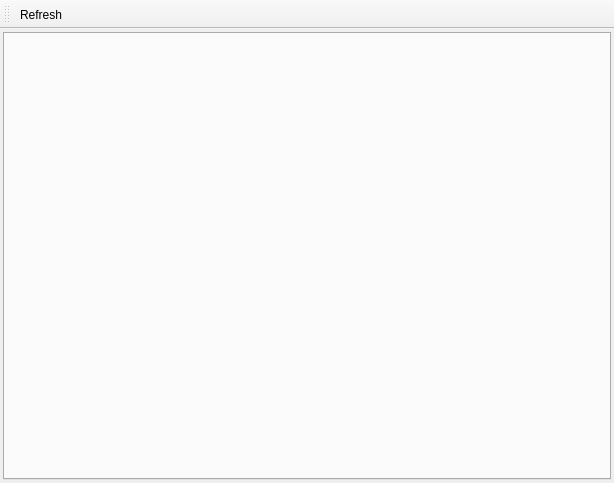
<?xml version="1.0" encoding="UTF-8"?>
<ui version="4.0">
 <class>ResourceBrowser</class>
 <widget class="QMainWindow" name="ResourceBrowser">
  <property name="geometry">
   <rect>
    <x>0</x>
    <y>0</y>
    <width>614</width>
    <height>483</height>
   </rect>
  </property>
  <property name="windowTitle">
   <string>ResourceBrowser</string>
  </property>
  <widget class="QWidget" name="centralWidget">
   <layout class="QHBoxLayout" name="horizontalLayout">
    <property name="spacing">
     <number>3</number>
    </property>
    <property name="leftMargin">
     <number>3</number>
    </property>
    <property name="topMargin">
     <number>3</number>
    </property>
    <property name="rightMargin">
     <number>3</number>
    </property>
    <property name="bottomMargin">
     <number>3</number>
    </property>
    <item>
     <widget class="QTabWidget" name="tabWidget">
      <property name="currentIndex">
       <number>-1</number>
      </property>
     </widget>
    </item>
   </layout>
  </widget>
  <widget class="QToolBar" name="mainToolBar">
   <attribute name="toolBarArea">
    <enum>TopToolBarArea</enum>
   </attribute>
   <attribute name="toolBarBreak">
    <bool>false</bool>
   </attribute>
   <addaction name="actionRefresh"/>
  </widget>
  <action name="actionRefresh">
   <property name="icon">
    <iconset resource="../mgdt.qrc">
     <normaloff>:/mgdt/icons/blue_circle_left_arrow.png</normaloff>:/mgdt/icons/blue_circle_left_arrow.png</iconset>
   </property>
   <property name="text">
    <string>Refresh</string>
   </property>
  </action>
 </widget>
 <layoutdefault spacing="6" margin="11"/>
 <resources>
  <include location="../mgdt.qrc"/>
 </resources>
 <connections/>
</ui>
